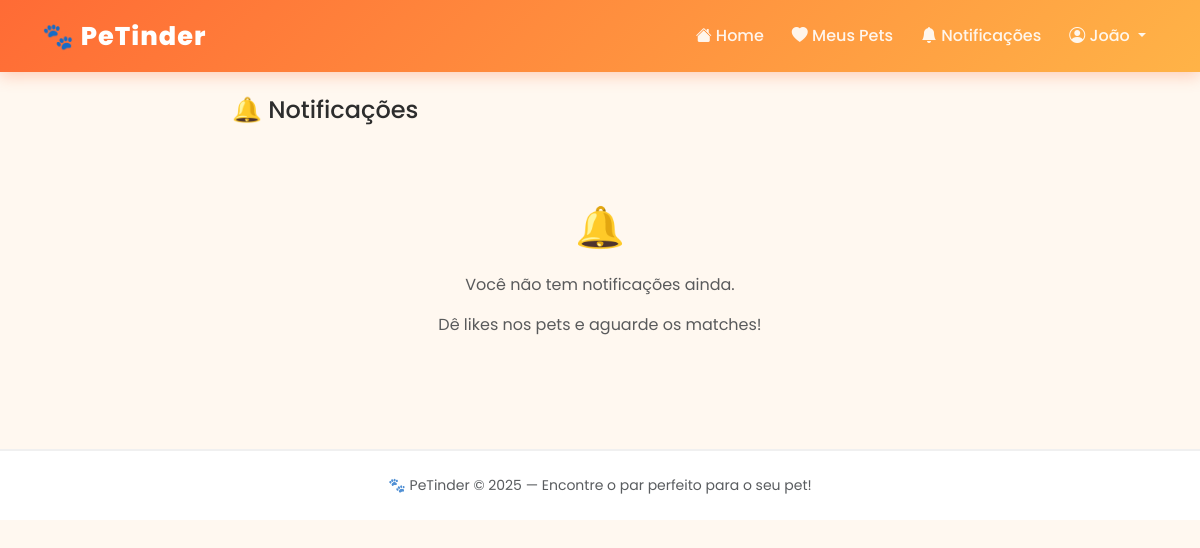
/notificacoes (signed in), run on an earlier commit of the app's database.
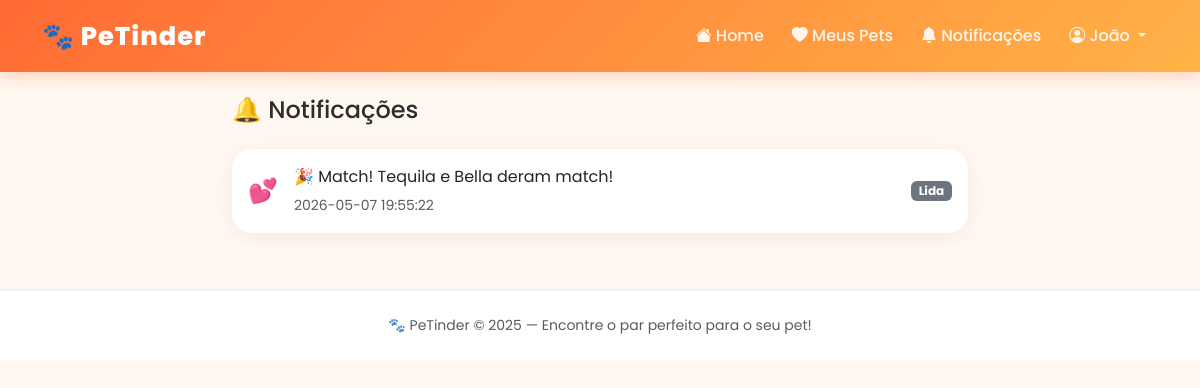
And on a later commit of the database.
### app/models/usuario.py (models this page shows, shortened)
class Usuario(UserMixin, db.Model):
    __tablename__ = 'usuario' # Diz ao SQL qual a tabela do banco esse modelo representa
    id = db.Column(db.Integer, primary_key=True)
    nome = db.Column(db.String(40), nullable=False)
    email = db.Column(db.String(30), unique=True, nullable=False)
    cpf = db.Column(db.String(11), nullable=False)
    endereco = db.Column(db.String(100))
    id_cidade = db.Column(db.Integer, db.ForeignKey('cidade.id'), nullable=False) # Chave estrangeira
    senha = db.Column(db.String(255), nullable=False)
    plano = db.Column(db.String(10), default='free')
    animais = db.relationship('Animal', backref='dono', lazy=True)
    notificacoes = db.relationship('Notificacao', backref='usuario', lazy=True)
    @login_manager.user_loader # Avisa o FlaskLogin que essa a função abaixo é responsável por carregar usuários (decorador)
    def load_user(user_id): # Recebe o user_id salvo no cookie do navegador
        return Usuario.query.get(int(user_id)) # Verifica o usuário no banco pelo ID e devolve ele

### app/models/notificacao.py (models this page shows, shortened)
class Notificacao(db.Model):
    __tablename__ = 'notificacao'
    id = db.Column(db.Integer, primary_key=True)
    id_usuario = db.Column(db.Integer, db.ForeignKey('usuario.id'), nullable=False)
    mensagem = db.Column(db.Text, nullable=False)
    lida = db.Column(db.Integer, default=0) # Guarda se a notificação foi lida ou não
    data = db.Column(db.Text, nullable=False, default=datetime.now().strftime('%Y-%m-%d %H:%M:%S'))
    def foi_lida(self): # Retorna True se foi lida, útil para o frontend
        return self.lida == 1

### app/routes/main.py (the view)
@main.route('/notificacoes')
@login_required
def notificacoes():
    todas = Notificacao.query.filter_by(
        id_usuario=current_user.id
    ).order_by(Notificacao.id.desc()).all() # Filtra do banco pra mostrar só as notificações do usuário logado
    for n in todas: # Verifica as notificações lidas
        if not n.foi_lida():
            n.marcar_como_lida()
    db.session.commit()
    return render_template('notificacoes.html', notificacoes=todas) # Renderiza passando a lista

### app/templates/notificacoes.html (shortened to what this page needs)
{% extends 'base.html' %}
{% block content %}
<div class="row justify-content-center">
    <div class="col-lg-8">
        <h4 class="mb-4">🔔 Notificações</h4>
        {% if notificacoes %}
            {% for notificacao in notificacoes %}
                <div class="card mb-2
                    {% if notificacao.foi_lida() %}
                        notificacao-lida
                    {% else %}
                        notificacao-nao-lida
                    {% endif %}">
                    <div class="card-body d-flex align-items-center">
                        <div class="me-3 fs-4">
                            {% if 'match' in notificacao.mensagem|lower %}
                                💕
                            {% else %}
                                🔔
                            {% endif %}
                        </div>
                        <div class="flex-grow-1">
                            <p class="mb-1">{{ notificacao.mensagem }}</p>
                            <small class="text-muted">{{ notificacao.data }}</small>
                        </div>
                        {% if notificacao.foi_lida() %}
                            <span class="badge bg-secondary ms-2">Lida</span>
                        {% else %}
                            <span class="badge bg-warning ms-2">Nova</span>
                        {% endif %}
                    </div>
                </div>
            {% endfor %}
        {% else %}
            <div class="text-center py-5">
                <p class="fs-1">🔔</p>
                <p class="text-muted">Você não tem notificações ainda.</p>
                <p class="text-muted">Dê likes nos pets e aguarde os matches!</p>
            </div>
        {% endif %}
    </div>
</div>
{% endblock %}

### app/templates/base.html (shortened to what this page needs)
<!DOCTYPE html>
<html lang="pt-br">
<head>
    <link href="https://cdn.jsdelivr.net/npm/bootstrap@5.3.0/dist/css/bootstrap.min.css" rel="stylesheet">
    <link href="https://cdn.jsdelivr.net/npm/bootstrap-icons@1.10.0/font/bootstrap-icons.css" rel="stylesheet">
    <link rel="stylesheet" href="{{ url_for('static', filename='css/style.css') }}">
</head>
<body>
    <nav class="navbar navbar-expand-lg navbar-dark">
        <div class="container">
            <a class="navbar-brand" href="{{ url_for('main.home') }}">
                🐾 PeTinder
            </a>
            <div class="collapse navbar-collapse" id="navbarNav">
                <ul class="navbar-nav ms-auto align-items-center gap-1">
                    {% if current_user.is_authenticated %}
                        <li class="nav-item">
                            <a class="nav-link" href="{{ url_for('main.home') }}">
                                <i class="bi bi-house-fill"></i> Home
                            </a>
                        </li>
                        <li class="nav-item">
                            <a class="nav-link" href="{{ url_for('pets.meus_pets') }}">
                                <i class="bi bi-heart-fill"></i> Meus Pets
                            </a>
                        </li>
                        <li class="nav-item">
                            <a class="nav-link position-relative" href="{{ url_for('main.notificacoes') }}">
                                <i class="bi bi-bell-fill"></i> Notificações
                                {% set nao_lidas = current_user.notificacoes|selectattr('lida', 'equalto', 0)|list|length %}
                            </a>
                        </li>
                        <li class="nav-item dropdown">
                            <a class="nav-link dropdown-toggle" href="#" data-bs-toggle="dropdown">
                                <i class="bi bi-person-circle"></i> {{ current_user.nome.split()[0] }}
                            </a>
                        </li>
                    {% endif %}
                </ul>
            </div>
        </div>
    </nav>
    <main class="container my-4">
        {% block content %}
        {% endblock %}
    </main>
    <footer class="text-center py-4 mt-5">
        <p class="mb-0 text-muted small">
            🐾 PeTinder &copy; 2025 — Encontre o par perfeito para o seu pet!
        </p>
    </footer>
</body>
</html>

### app/static/css/style.css (style rules this page uses)
:root { --cor-primaria: #FF6B35; --cor-secundaria: #FFB347; --cor-escura: #2D2D2D; --cor-clara: #FFF8F0; --cor-cinza: #6c757d; --sombra: 0 8px 30px rgba(255, 107, 53, 0.15); --sombra-hover: 0 15px 40px rgba(255, 107, 53, 0.3); --borda-radius: 20px; }
body { background-color: var(--cor-clara); font-family: 'Segoe UI', sans-serif; color: var(--cor-escura); }
a { text-decoration: none; }
.navbar { background: linear-gradient(135deg, var(--cor-primaria), var(--cor-secundaria)) !important; box-shadow: 0 4px 15px rgba(255, 107, 53, 0.3); padding: 12px 0; }
.navbar-brand { font-size: 1.6rem; font-weight: 800; letter-spacing: 1px; color: white !important; }
.navbar .nav-link { color: rgba(255,255,255,0.9) !important; font-weight: 500; transition: all 0.2s; border-radius: 10px; padding: 6px 12px !important; }
.notificacao-lida { background: white; border-left: 4px solid #dee2e6; border-radius: 12px; }
.card { border: none; border-radius: var(--borda-radius); box-shadow: 0 4px 20px rgba(0,0,0,0.06); }
footer { background: white !important; border-top: 2px solid #f0f0f0 !important; color: var(--cor-cinza); }

### app/templates/base.html (style rules this page uses)
body { font-family: 'Poppins', sans-serif; }

What changed in the data, as far as the page shows it:
added Notificacao: mensagem "🎉 Match! Tequila e Bella deram match!", data "2026-05-07 19:55:22", lida "Lida"
Also different on the page:
text no longer shown: "🔔 Você não tem notificações ainda. Dê likes nos pets e aguarde os matches!"
